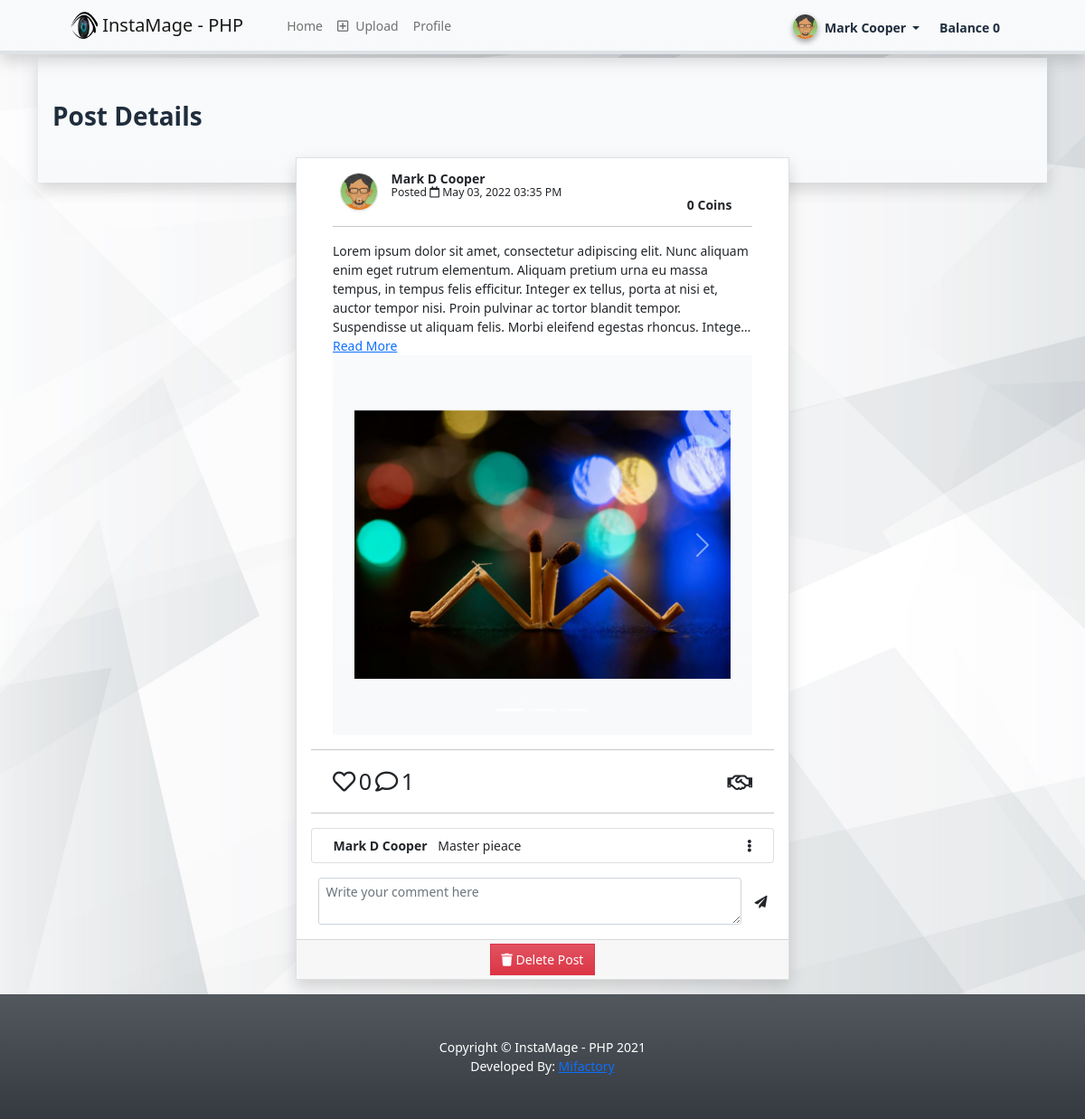
The app's page /user/?page=posts/view_post&id=11 (signed in), older data.
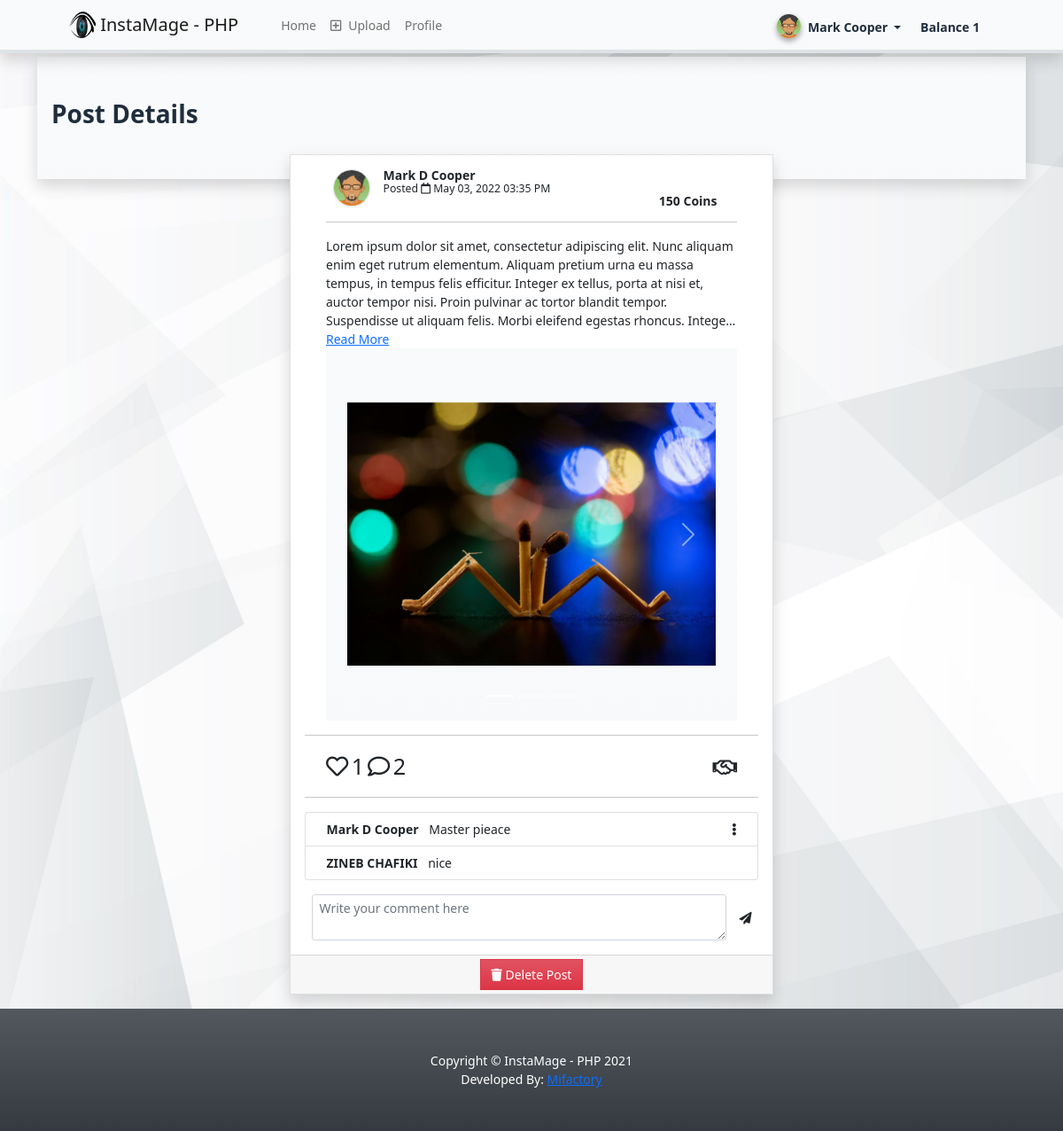
The same page, newer data.
### tables this page shows
CREATE TABLE `comment_list` (
  `id` int(30) NOT NULL,
  `post_id` int(30) NOT NULL,
  `member_id` int(30) NOT NULL,
  `message` text NOT NULL,
  `date_created` datetime NOT NULL DEFAULT current_timestamp(),
  `date_updated` datetime NOT NULL DEFAULT current_timestamp() ON UPDATE current_timestamp()
);

### classes/DBConnection.php (called while the page is built, shortened)
<?php
class DBConnection{
    private $host = DB_SERVER;
    private $username = DB_USERNAME;
    private $password = DB_PASSWORD;
    private $database = DB_NAME;
    public $conn;
    public function __construct(){
        if (!isset($this->conn)) {
            $this->conn = new mysqli($this->host, $this->username, $this->password, $this->database);
        }
    }
}
?>

### classes/SystemSettings.php (called while the page is built, shortened)
<?php
class SystemSettings extends DBConnection{
	function load_system_info(){
			$sql = "SELECT * FROM system_info";
			$qry = $this->conn->query($sql);
				while($row = $qry->fetch_assoc()){
					$_SESSION['system_info'][$row['meta_field']] = $row['meta_value'];
				}
	}
	function userdata($field = ''){
		if(!empty($field)){
			if(isset($_SESSION['userdata'][$field]))
				return $_SESSION['userdata'][$field];
			else
				return null;
		}else{
			return false;
		}
	}
}
$_settings = new SystemSettings();
$_settings->load_system_info();
?>

### config.php (called while the page is built, shortened)
<?php
require_once('classes/DBConnection.php');
require_once('classes/SystemSettings.php');
function validate_image($file){
	if(!empty($file)){
        $ex = explode("?",$file);
        $file = $ex[0];
        $ts = isset($ex[1]) ? "?".$ex[1] : '';
		if(is_file(base_app.$file)){
			return base_url.$file.$ts;
		}else{
			return base_url.'dist/img/no-image-available.png';
		}
	}else{
		return base_url.'dist/img/no-image-available.png';
	}
}
function format_num($number = '' , $decimal = ''){
    if(is_numeric($number)){
        $ex = explode(".",$number);
        $decLen = isset($ex[1]) ? strlen($ex[1]) : 0;
        if(is_numeric($decimal)){
            return number_format($number,$decimal);
        }else{
            return number_format($number,$decLen);
        }
    }else{
        return "Invalid Input";
    }
}
?>

### user/posts/view_post.php (the view, shortened to what the changed rows need)
<?php
if(isset($_GET['id']) && $_GET['id'] > 0){
    $qry = $conn->query("SELECT p.*, concat(m.firstname, ' ', coalesce(concat(m.middlename,' '),''),m.lastname) as `name`, m.avatar, COALESCE((SELECT count(member_id) FROM `like_list` where post_id = p.id),0) as `likes`, COALESCE((SELECT count(member_id) FROM `comment_list` where post_id = p.id),0) as `comments`, p.coin_value FROM post_list p inner join `member_list` m on p.member_id = m.id where p.id = '{$_GET['id']}' and p.member_id = '{$_settings->userdata('id')}'");
    if($qry->num_rows > 0){
		if(isset($id)){
			$qry_like = $conn->query("SELECT post_id FROM `like_list` where post_id = '{$id}' and member_id = '{$_settings->userdata('id')}'")->num_rows > 0;
		}
    }else{
        echo '<script> alert("Post ID is invalid."); location.replace("./?page=user/profile");</script>';
    }
}else{
    echo '<script> alert("Post ID is required."); location.replace("./?page=user/profile");</script>';
}
?>
<div class="mx-0 py-5 px-3 mx-ns-4 bg-gradient-light shadow blur">
	<h3><b>Post Details</b></h3>
</div>
<div class="row justify-content-center" style="margin-top:-2em;">
	<div class="col-lg-6 col-md-8 col-sm-11 col-xs-11">
		<div class="card rounded-0 shadow">
			<div class="card-body">
				<div class="container-fluid">
					<div class="d-flex w-100 align-items-center">
						<div class="col-auto">
							<img src="<?= validate_image(isset($avatar) ? $avatar : '') ?>" alt="" class="avatar-img img-thumbnail rounded-circle p-0">
						</div>
						<div class="col-auto flex-shrink-1 flex-grow-1">
							<div style="line-height:1em">
							<div class="font-weight-bolder"><?= isset($name) ? $name : '' ?></div>
							<div class="text-meted"><small>Posted <i class="far fa-calendar"></i> <?= isset($date_created) ?  date("M d, Y h:i A", strtotime($date_created)): '' ?></small></div>
							<div class="col-auto ml-auto text-right">
								<div class="col-auto ml-auto text-right">
								<div class="font-weight-bolder"><?= $coin_value ?> Coins</div>
								</div>
							</div>
							</div>
						</div>
					</div>
					<hr>
					<div>
						<div class="truncate-5 truncated-text"><?=isset($caption) ? str_replace(["\n\r","\n","\r"], "<br />", $caption) : '' ?></div>
						<a href="javascript:void(0)" class="seemore d-none">Read More</a>
					</div>
					<div class="container-fluid bg-gradient-light" style="height: 30em !important">
							<?php
							if(isset($upload_path) && is_dir(base_app.$upload_path)):
							$files = array();
							$fopen = scandir(base_app.$upload_path);
							if(count($fopen) > 2):
							?>
							<?php
								foreach($fopen as $fname){
								if(in_array($fname,array('.','..')))
									continue;
								$files[]= validate_image($upload_path.$fname);
								}
							?>
							<div id="post<?= isset($id) ? $id:'' ?>"  class="carousel slide h-100" data-interval="false">
								<ol class="carousel-indicators">
										<?php foreach($files as $k => $img): ?>
											<li data-target="#post<?= isset($id) ? $id:'' ?>" data-slide-to="<?= $k ?>" class=" <?php echo $k == 0? 'active': '' ?>"></li>
										<?php endforeach; ?>
								</ol>
									<div class="carousel-inner h-100">
										<?php foreach($files as $k => $img): ?>
										<div class="carousel-item  h-100 <?php echo $k == 0? 'active': '' ?>">
											<img class="d-block w-100  h-100" style="object-fit:scale-down" src="<?php echo $img ?>" alt="">
										</div>
										<?php endforeach; ?>
									</div>
									<?php if(count($files) >1): ?>
									<a class="carousel-control-next" href="#post<?= isset($id) ? $id:'' ?>" role="button" data-slide="next">
										<span class="carousel-control-next-icon" aria-hidden="true"></span>
									</a>
									<?php endif; ?>
							</div>
							<?php endif; ?>
							<?php endif; ?>
						</div>
					<hr class="mx-n4">
					<?php if(isset($qry_like) && !! $qry_like): ?>
					<a href="javascript:void(0)" data-like='true' class="text-reset text-decoration-none like_post" data-id="<?= isset($id) ? $id : '' ?>"><i class="fa fa-heart text-danger"></i></a>
					<?php else: ?>
					<a href="javascript:void(0)" data-like='false' class="text-reset text-decoration-none like_post" data-id="<?= isset($id) ? $id : '' ?>"><i class="far fa-heart"></i></a>
					<?php endif; ?>
					<span class="like-count font-style-italic"><?= isset($likes) ? format_num($likes) : 0 ?></span>
					<a href="javascript:void(0)" class="text-reset text-decoration-none post_comments" data-id="<?= isset($id) ? $id : '' ?>"><i class="far fa-comment"></i></a>
					<span class="comment-count font-style-italic"><?= isset($comments) ? format_num($comments) : 0 ?></span>
					<a href="javascript:void(0)" class="text-reset text-decoration-none post_comments float-right" data-id="<?= $row['id'] ?>">
					<i class="far fa-handshake fa-sm"></i>
					</a>
					<hr class="mx-n4 mb-3">
					<div class="mx-n4">
						<div class="list-group mb-3">
							<?php if(isset($id)): ?>
							<?php
							$comment_qry = $conn->query("SELECT c.*, concat(m.firstname, ' ', coalesce(concat(middlename,' '),''),m.lastname) as `name` FROM `comment_list` c inner join member_list m on c.member_id = m.id where c.post_id = '{$id}'");
							while($crow = $comment_qry->fetch_assoc()):
							?>
							<div class="list-group-item">
								<div class="d-flex w-100">
									<div class="col-auto flex-shrink-1 flex-grow-1">
										<b class="mr-2"><?= $crow['name'] ?></b>
										<span><?= str_replace(["\n", "\r", "\n\r"], '<br/>', $crow['message']) ?></span>
									</div>
									<?php if($crow['member_id'] == $_settings->userdata('id')): ?>
									<div class="col-auto">
										<div class="dropdown">
											<a class="text-reset text-decoration-none" type="button" id="comment<?= $crow['id'] ?>" data-toggle="dropdown" aria-haspopup="true" aria-expanded="false">
												<i class="fa fa-ellipsis-v"></i>
											</a>
										</div>
									</div>
									<?php endif; ?>
								</div>
							</div>
							<?php endwhile; ?>
							<?php endif; ?>
						</div>
						<div class="d-flex align-items-center w-100">
							<div class="col-auto flex-shrink-1 flex-grow-1">
								<textarea rows="2" class="form-control form-control-sm comment-field" data-id = '<?= isset($id) ? $id : '' ?>' placeholder="Write your comment here"></textarea>
							</div>
							<div class="col-auto ">
								<a href="javascript:void(0)" class="text-reset text-decoration-none submit-comment"><i class="fa fa-paper-plane"></i></a>
							</div>
						</div>
					</div>
				</div>
			</div>
			<div class="card-footer text-center py-1">
				<button class="btn btn-danger bg-gradient-danger rounded-0" id="delete-data"><i class="fa fa-trash"></i> Delete Post</button>
			</div>
		</div>
	</div>
</div>

### user/inc/topBarNav.php (shortened to what the changed rows need)
<nav class="main-header navbar navbar-expand-lg navbar-light bg-gradient-light border-bottom border-4 shadow">
            <div class="container px-4 px-lg-5 ">
                <div class="collapse navbar-collapse" id="navbarSupportedContent">
                    <div class="d-flex align-items-center">
                      <div class="btn-group nav-link text-reset">
                        <button type="button" class="btn btn-rounded badge badge-light dropdown-toggle dropdown-icon  text-reset" data-toggle="dropdown">
                          <span><img src="<?php echo validate_image($_settings->userdata('avatar')) ?>" class="img-circle elevation-2 user-img" alt="User Image"></span>
                          <span class="ml-3"><?php echo ucwords($_settings->userdata('firstname').' '.$_settings->userdata('lastname')) ?></span>
                        </button>
                        <span class="ml-2 font-weight-bold">Balance <?php echo ucwords($_settings->userdata('coin')); ?> </span>
                    </div>
                    </div>
                </div>
            </div>
        </nav>

Row changes from the older to the newer data that the page shows:
added comment_list: name "ZINEB CHAFIKI", message "nice"
Text that changed along with them:
$_settings->userdata('coin'): "0" → "1"
$coin_value: "0" → "150"
format_num($likes): "0" → "1"
format_num($comments): "1" → "2"
